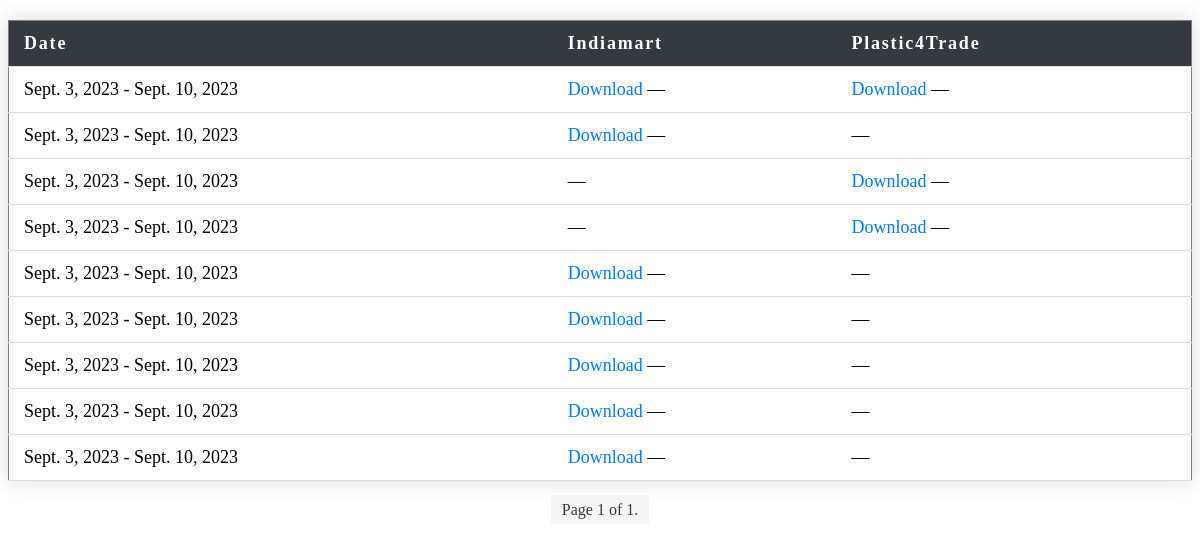
Before: /history/ (signed in) with the older database file.
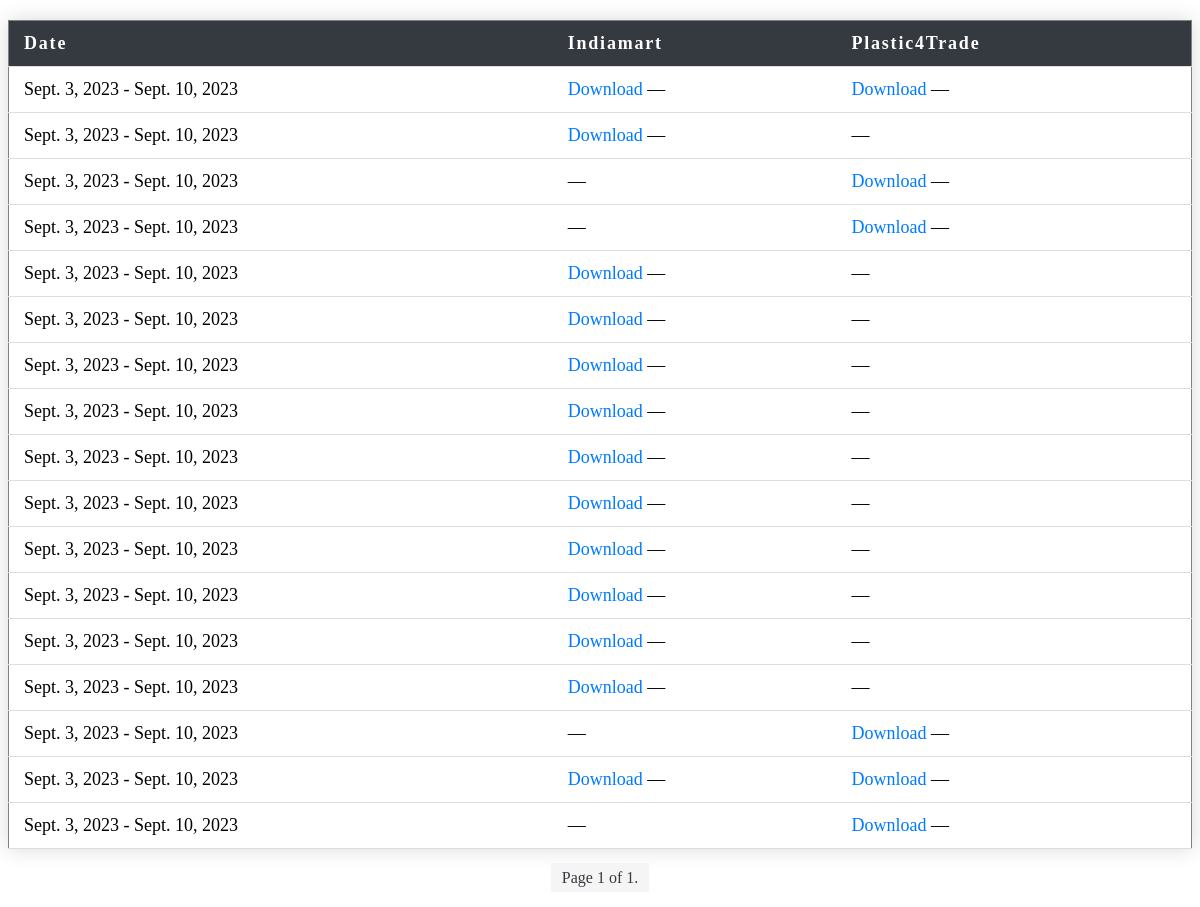
After: the same page with the newer database file.
### csvapp/models.py (models this page shows)
class CSVHistory(models.Model):
    DATE_FORMAT = "%B %d %Y"
    start_date = models.DateField()
    end_date = models.DateField()
    generated_files = models.TextField()
    is_running = models.BooleanField(default=False)

### csvapp/views.py (the view)
# urls.py: path('history/', views.history, name='history'),
@login_required
def history(request):
    histories = CSVHistory.objects.all().order_by('-start_date')
    for history in histories:
        full_file_list = history.generated_files.replace("\\","/").split(',')
        display_file_list = [os.path.basename(filename) for filename in full_file_list]
        history.files = list(zip(full_file_list, display_file_list))
    paginator = Paginator(histories, 20)  # Show 20 histories per page
    page_number = request.GET.get('page')
    page_obj = paginator.get_page(page_number)
    return render(request, 'csvapp/history.html', {'page_obj': page_obj})

### templates/csvapp/history.html (shortened to what this page needs)
<!DOCTYPE html>
<html lang="en">
<head>
</head>
<body>
<table border="1">
    <thead>
        <tr>
            <th>Date</th>
            <th>Indiamart</th>
            <th>Plastic4Trade</th>
        </tr>
    </thead>
    <tbody>
        {% for history in page_obj %}
        <tr>
            <td>{{ history.start_date }} - {{ history.end_date }}</td>
            <td>
                {% with indiamart_file=None %}
                    {% for file, display_file in history.files %}
                        {% if "indiamart" in file %}
                            {% with indiamart_file=file %}
                                <a href="{% url 'download_csv' filename=indiamart_file %}">Download</a>
                            {% endwith %}
                        {% endif %}
                    {% endfor %}
                    {% if indiamart_file == None %}
                        &mdash;
                    {% endif %}
                {% endwith %}
            </td>
            <td>
                {% with plastic4trade_file=None %}
                    {% for file, display_file in history.files %}
                        {% if "plastic4trade" in file %}
                            {% with plastic4trade_file=file %}
                                <a href="{% url 'download_csv' filename=plastic4trade_file %}">Download</a>
                            {% endwith %}
                        {% endif %}
                    {% endfor %}
                    {% if plastic4trade_file == None %}
                        &mdash;
                    {% endif %}
                {% endwith %}
            </td>
        </tr>
        {% endfor %}
    </tbody>
</table>
<div class="pagination">
    <span class="step-links">
        <span class="current">
            Page {{ page_obj.number }} of {{ page_obj.paginator.num_pages }}.
        </span>
    </span>
</div>
</body>
</html>

### templates/csvapp/history.html (style rules this page uses)
table { width: 100%; border-collapse: collapse; margin: 20px 0; font-size: 18px; text-align: left; box-shadow: 0 0 20px rgba(0, 0, 0, 0.15); }
th, td { padding: 12px 15px; border: none; border-bottom: 1px solid #ddd; }
th { background-color: #343a40; color: #ffffff; letter-spacing: 0.1em; }
tbody tr { transition: background-color 0.2s ease; }
a { text-decoration: none; color: #007BFF; transition: color 0.2s; }
.pagination { display: flex; justify-content: center; margin: 20px 0; }
.pagination .step-links a, .pagination .step-links span { margin: 0 5px; padding: 5px 10px; border: 1px solid #ddd; color: #007BFF; }
.pagination .step-links .current { color: #343a40; background-color: #f5f5f5; border: 1px solid transparent; }

Changed rows visible on the page:
added CSVHistory: start_date "Sept. 3, 2023", end_date "Sept. 10, 2023"
added CSVHistory: start_date "Sept. 3, 2023", end_date "Sept. 10, 2023"
added CSVHistory: start_date "Sept. 3, 2023", end_date "Sept. 10, 2023"
added CSVHistory: start_date "Sept. 3, 2023", end_date "Sept. 10, 2023"
added CSVHistory: start_date "Sept. 3, 2023", end_date "Sept. 10, 2023"
added CSVHistory: start_date "Sept. 3, 2023", end_date "Sept. 10, 2023"
added CSVHistory: start_date "Sept. 3, 2023", end_date "Sept. 10, 2023"
added CSVHistory: start_date "Sept. 3, 2023", end_date "Sept. 10, 2023"
